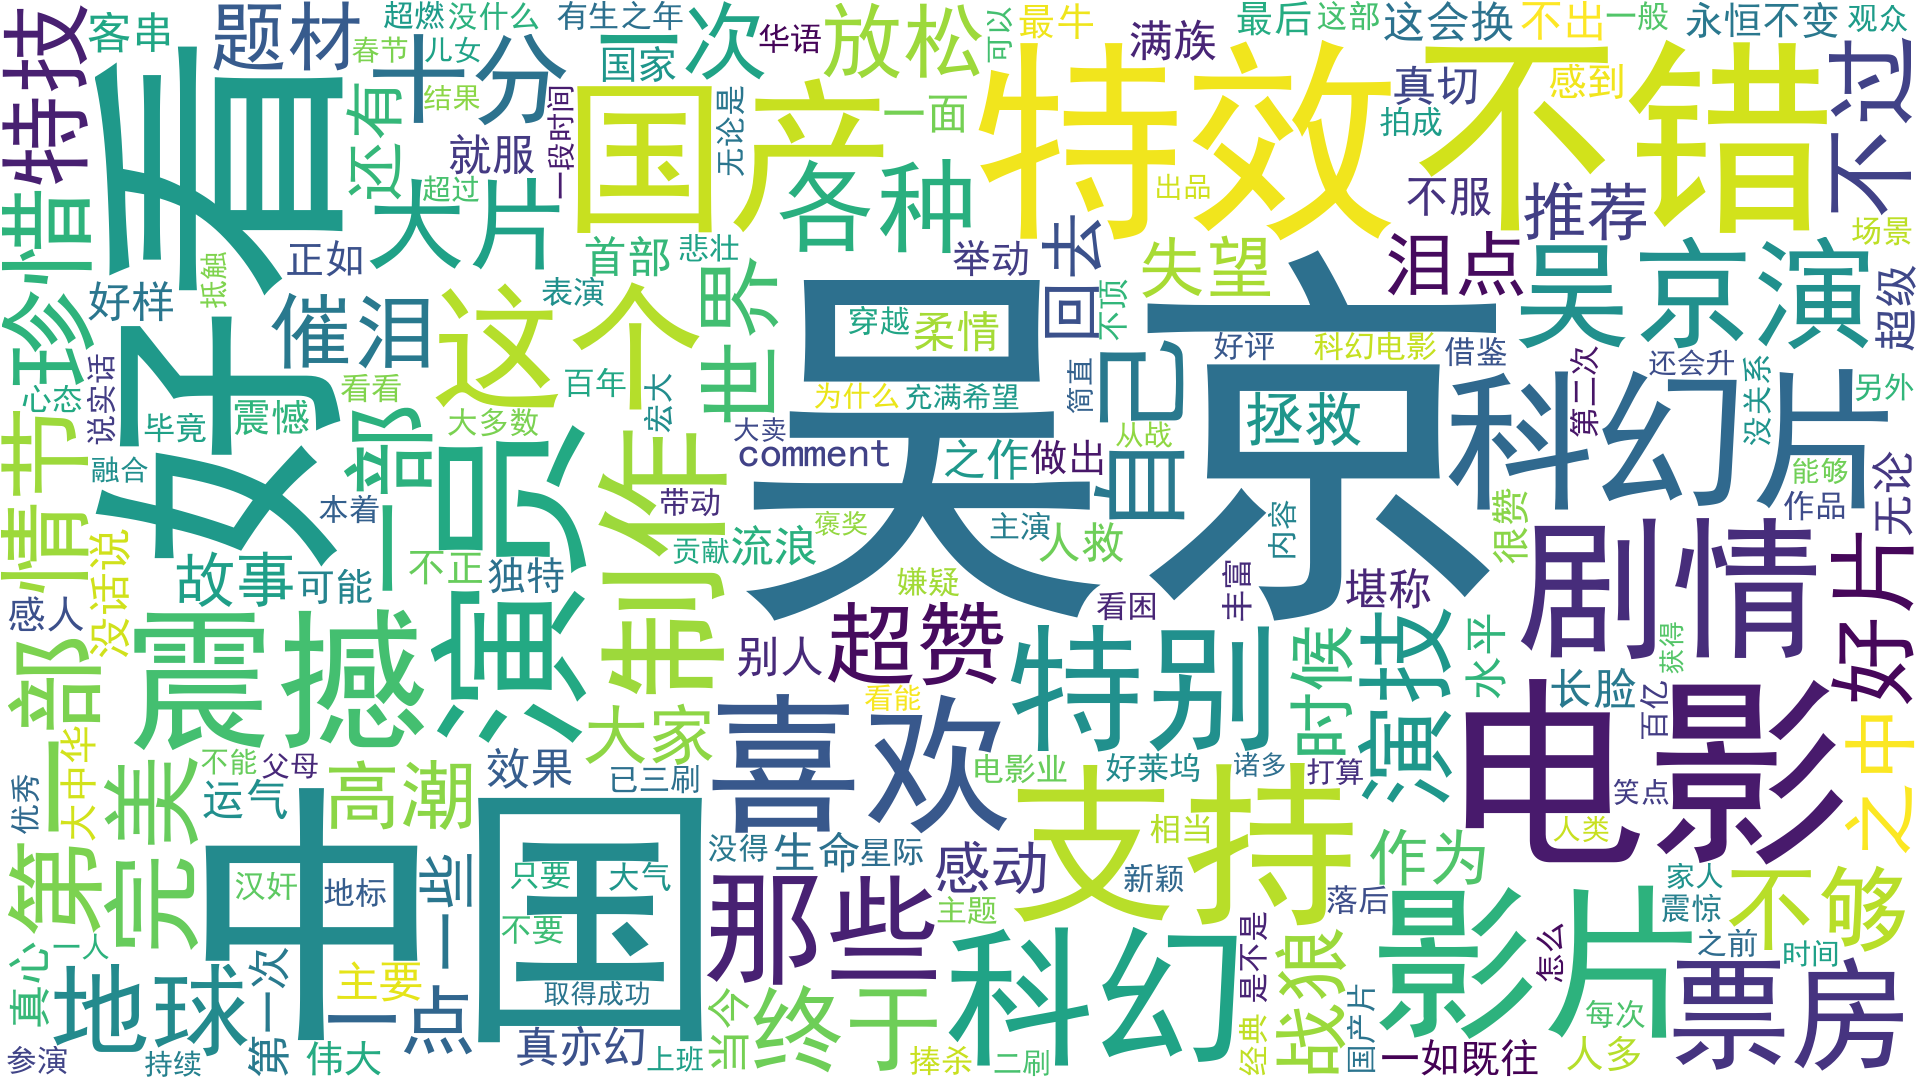

Reproduce this figure in Python.
from wordcloud import WordCloud,STOPWORDS
import pandas as pd 
from PIL import Image
import numpy as np
import jieba
import io, pymysql
from os import path
from PIL import Image
import numpy as np
import matplotlib.pyplot as plt
import copy

if __name__ == '__main__':
	conn = pymysql.connect("localhost","root","mym@1249690440","maoyan",3306)
	data = pd.read_sql('select comment from moviecomment where ranking = 2;', conn)
	comment = jieba.cut(str(data),cut_all=False) # 对data["content"]内容进行分词，不采用全模式 
	wl_space_split = " ".join(comment) # 连接字符串数组（以""内指定的字符连接）
	stop_words = [line.strip() for line in io.open(r'D:\python_code\sample\朴素贝叶斯\text_classification\stop\stopword.txt', errors='ignore').readlines()]
	stop_words.append(u"还是")
	stop_words.append(u"差点")
	stop_words.append(u"只能")
	stop_words.append(u"真的")
	stop_words.append(u"这样")
	stop_words.append(u"感觉")
	stop_words.append(u"有些")
	stop_words.append(u"不是")
	stop_words.append(u"没有")
	stop_words.append(u"完全")
	stop_words.append(u"看到")
	stop_words.append(u"来点")
	stop_words.append(u"就是")
	stop_words.append(u"或许")
	stop_words.append(u"东西")
	stop_words.append(u"这次")
	stop_words.append(u"如此")
	stop_words.append(u"来看")
	stop_words.append(u"但是")
	stop_words.append(u"如何")
	stop_words.append(u"那么")
	stop_words.append(u"已经")
	stop_words.append(u"其余")
	stop_words.append(u"部分")
	stop_words.append(u"一个")
	stop_words.append(u"这么")
	stop_words.append(u"已经")
	stop_words.append(u"两个")
	stop_words.append(u"只有")
	stop_words.append(u"虽然")
	stop_words.append(u"我们")
	stop_words.append(u"现在")
	stop_words.append(u"除了")
	stop_words.append(u"接着")
	stop_words.append(u"很多")
	stop_words.append(u"至少")
	stop_words.append(u"从头")
	stop_words.append(u"为了")
	stop_words.append(u"一堆")
	stop_words.append(u"从来")
	stop_words.append(u"一样")
	stop_words.append(u"旁边")
	stop_words.append(u"有点")
	stop_words.append(u"什么")
	stop_words.append(u"之后")
	stop_words.append(u"本来")
	stop_words.append(u"后面")
	stop_words.append(u"觉得")

	wc = WordCloud(width=1920,height=1080,background_color='white', # 背景色
	font_path="C:\Windows\Fonts\simhei.ttf", # 字体路径，英文不用设置路径，中文需要，否则无法正确显示图形,必须选择支持中文的字体
    stopwords=stop_words,max_font_size=400,random_state=50)
	wc.generate_from_text(wl_space_split) # 显示图像
	plt.imshow(wc) # 用plt显示图片
	plt.axis("off") # 不显示坐标轴
	wc.to_file(r'D:\python_code\sample\猫眼\word_cloud_lowranking.png') # 保存图片
	conn.commit()
	conn.close()
